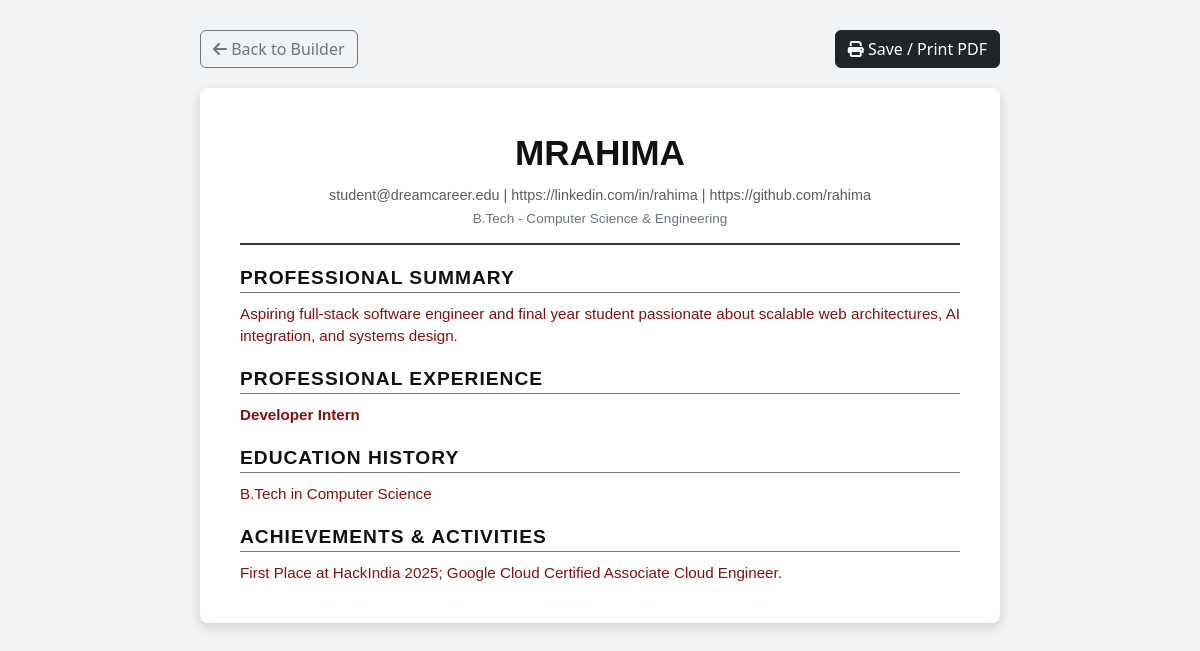
The app's page /student/resume/preview (signed in) with its own data.
### app/models.py (models this page shows, shortened)
class User(db.Model):
    __tablename__ = 'users'
    id = db.Column(db.Integer, primary_key=True)
    username = db.Column(db.String(50), unique=True, nullable=False)
    email = db.Column(db.String(100), unique=True, nullable=False)
    password_hash = db.Column(db.String(256), nullable=False)
    full_name = db.Column(db.String(100), nullable=False)
    role = db.Column(db.Enum('student', 'admin', name='user_roles'), default='student', nullable=False)
    profile_pic = db.Column(db.String(256), default='default.png')
    department = db.Column(db.String(100), nullable=True)
    qualification = db.Column(db.String(100), nullable=True)
    created_at = db.Column(db.DateTime, default=datetime.utcnow)
    portfolio = db.relationship('Portfolio', backref='user', uselist=False, cascade="all, delete-orphan")
    skills = db.relationship('StudentSkill', backref='user', cascade="all, delete-orphan")
    certificates = db.relationship('Certificate', backref='user', cascade="all, delete-orphan")
    projects = db.relationship('Project', backref='user', cascade="all, delete-orphan")
    quiz_results = db.relationship('QuizResult', backref='user', cascade="all, delete-orphan")
    progress = db.relationship('LearningProgress', backref='user', cascade="all, delete-orphan")
    notifications = db.relationship('Notification', backref='user', cascade="all, delete-orphan")

class Portfolio(db.Model):
    __tablename__ = 'portfolios'
    user_id = db.Column(db.Integer, db.ForeignKey('users.id'), primary_key=True)
    bio = db.Column(db.Text, nullable=True)
    github_profile = db.Column(db.String(256), nullable=True)
    linkedin_profile = db.Column(db.String(256), nullable=True)
    website = db.Column(db.String(256), nullable=True)
    achievements = db.Column(db.Text, nullable=True)

### app/blueprints/student/routes.py (the view)
@student_bp.route('/resume/preview')
@login_required
def resume_preview():
    user = db.session.get(User, session['user_id'])
    portfolio = Portfolio.query.filter_by(user_id=user.id).first()
    edu = session.get('cv_education', "B.Tech in Computer Science")
    exp = session.get('cv_experience', "Developer Intern")
    summary = session.get('cv_summary', portfolio.bio if portfolio else "")
    skills = StudentSkill.query.filter_by(user_id=user.id).all()
    projects = Project.query.filter_by(user_id=user.id).all()
    return render_template(
        'student/resume_ats_preview.html',
        user=user,
        portfolio=portfolio,
        education=edu.split('\n'),
        experience=exp.split('\n'),
        summary=summary,
        skills=skills,
        projects=projects
    )

### app/blueprints/auth/routes.py (called while the page is built)
def login_required(f):
    @wraps(f)
    def decorated_function(*args, **kwargs):
        if 'user_id' not in session:
            flash('Please log in to access this page.', 'warning')
            return redirect(url_for('auth.login', next=request.url))
        return f(*args, **kwargs)
    return decorated_function

### app/templates/student/resume_ats_preview.html (shortened to what this page needs)
<!DOCTYPE html>
<html lang="en">
<head>
    <link href="https://cdn.jsdelivr.net/npm/bootstrap@5.3.0/dist/css/bootstrap.min.css" rel="stylesheet">
    <link href="https://cdnjs.cloudflare.com/ajax/libs/font-awesome/6.4.0/css/all.min.css" rel="stylesheet">
    <link rel="stylesheet" href="{{ url_for('static', filename='css/dashboard.css') }}">
</head>
<body>
    <div class="print-btn-container">
        <a href="{{ url_for('student.resume') }}" class="btn btn-outline-secondary"><i class="fa-solid fa-arrow-left"></i> Back to Builder</a>
        <button onclick="window.print()" class="btn btn-dark"><i class="fa-solid fa-print"></i> Save / Print PDF</button>
    </div>
    <div class="resume-preview-container">
        <div class="resume-header">
            <div class="resume-name">{{ user.full_name }}</div>
            <div class="text-center text-muted mt-2" style="font-size: 0.9rem;">
                {% if user.email %}{{ user.email }} | {% endif %}
                {% if portfolio and portfolio.linkedin_profile %}{{ portfolio.linkedin_profile }} | {% endif %}
                {% if portfolio and portfolio.github_profile %}{{ portfolio.github_profile }}{% endif %}
            </div>
            {% if user.department or user.qualification %}
                <div class="text-center text-secondary mt-1" style="font-size: 0.85rem;">
                    {{ user.qualification }} - {{ user.department }}
                </div>
            {% endif %}
        </div>
        {% if summary %}
            <div class="resume-section-title">Professional Summary</div>
            <p style="font-size: 0.95rem; text-align: justify;">{{ summary }}</p>
        {% endif %}
        {% if experience %}
            <div class="resume-section-title">Professional Experience</div>
            <div style="font-size: 0.95rem;">
                {% for line in experience %}
                    {% if line.strip().startswith('-') %}
                        <div style="margin-left: 15px;">&bull; {{ line.strip()[1:].strip() }}</div>
                    {% else %}
                        <div class="fw-bold mt-2">{{ line.strip() }}</div>
                    {% endif %}
                {% endfor %}
            </div>
        {% endif %}
        {% if education %}
            <div class="resume-section-title">Education History</div>
            <div style="font-size: 0.95rem;">
                {% for line in education %}
                    <div>{{ line.strip() }}</div>
                {% endfor %}
            </div>
        {% endif %}
        {% if portfolio and portfolio.achievements %}
            <div class="resume-section-title">Achievements & Activities</div>
            <p style="font-size: 0.95rem; text-align: justify; margin-bottom: 0;">{{ portfolio.achievements }}</p>
        {% endif %}
    </div>
</body>
</html>

### app/static/css/dashboard.css (style rules this page uses)
.resume-preview-container { background: #ffffff; color: #860f0f; padding: 40px; border-radius: 8px; box-shadow: 0 4px 12px rgba(0, 0, 0, 0.15); max-width: 800px; margin: 0 auto; font-family: Arial, Helvetica, sans-serif; line-height: 1.4; }
.resume-header { text-align: center; border-bottom: 2px solid #333333; padding-bottom: 15px; margin-bottom: 20px; }
.resume-name { font-size: 2.2rem; font-weight: bold; color: #111; text-transform: uppercase; }
.resume-section-title { font-size: 1.2rem; font-weight: bold; color: #111; border-bottom: 1px solid #777; margin-top: 20px; margin-bottom: 10px; text-transform: uppercase; letter-spacing: 1px; }

### app/templates/student/resume_ats_preview.html (style rules this page uses)
body { background-color: #f1f3f5; color: #333333; padding: 30px 0; }
.print-btn-container { max-width: 800px; margin: 0 auto 20px auto; display: flex; justify-content: space-between; }

### records on screen
User: full_name "MRAHIMA", email "student@dreamcareer.edu", qualification "B.Tech", department "Computer Science & Engineering"
Portfolio: linkedin_profile "https://linkedin.com/in/rahima", github_profile "https://github.com/rahima", bio "Aspiring full-stack software engineer and final year student passionate about scalable web architectures, AI integration, and systems design.", achievements "First Place at HackIndia 2025; Google Cloud Certified Associate Cloud Engineer."

### other values on screen
{{ line.strip() }} "Developer Intern"
{{ line.strip() }} "B.Tech in Computer Science"
